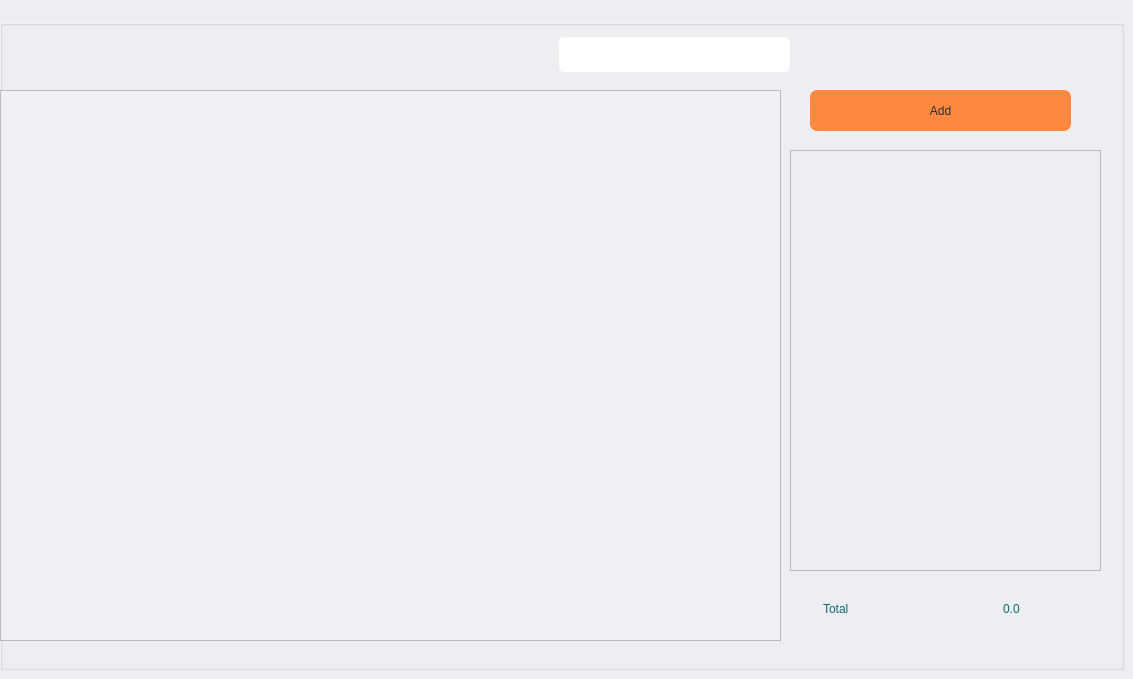
   <widget class="QWidget" name="Items_QW">
    <property name="palette">
     <palette>
      <active>
       <colorrole role="Button">
        <brush brushstyle="SolidPattern">
         <color alpha="255">
          <red>255</red>
          <green>255</green>
          <blue>255</blue>
         </color>
        </brush>
       </colorrole>
       <colorrole role="Base">
        <brush brushstyle="SolidPattern">
         <color alpha="255">
          <red>255</red>
          <green>255</green>
          <blue>255</blue>
         </color>
        </brush>
       </colorrole>
       <colorrole role="Window">
        <brush brushstyle="SolidPattern">
         <color alpha="255">
          <red>238</red>
          <green>238</green>
          <blue>241</blue>
         </color>
        </brush>
       </colorrole>
      </active>
      <inactive>
       <colorrole role="Button">
        <brush brushstyle="SolidPattern">
         <color alpha="255">
          <red>255</red>
          <green>255</green>
          <blue>255</blue>
         </color>
        </brush>
       </colorrole>
       <colorrole role="Base">
        <brush brushstyle="SolidPattern">
         <color alpha="255">
          <red>255</red>
          <green>255</green>
          <blue>255</blue>
         </color>
        </brush>
       </colorrole>
       <colorrole role="Window">
        <brush brushstyle="SolidPattern">
         <color alpha="255">
          <red>238</red>
          <green>238</green>
          <blue>241</blue>
         </color>
        </brush>
       </colorrole>
      </inactive>
      <disabled>
       <colorrole role="Button">
        <brush brushstyle="SolidPattern">
         <color alpha="255">
          <red>255</red>
          <green>255</green>
          <blue>255</blue>
         </color>
        </brush>
       </colorrole>
       <colorrole role="Base">
        <brush brushstyle="SolidPattern">
         <color alpha="255">
          <red>238</red>
          <green>238</green>
          <blue>241</blue>
         </color>
        </brush>
       </colorrole>
       <colorrole role="Window">
        <brush brushstyle="SolidPattern">
         <color alpha="255">
          <red>238</red>
          <green>238</green>
          <blue>241</blue>
         </color>
        </brush>
       </colorrole>
      </disabled>
     </palette>
    </property>
    <widget class="QGroupBox" name="groupBox_2">
     <property name="geometry">
      <rect>
       <x>0</x>
       <y>20</y>
       <width>1124</width>
       <height>650</height>
      </rect>
     </property>
     <property name="styleSheet">
      <string notr="true">background: rgb(241, 241, 244);</string>
     </property>
     <property name="title">
      <string/>
     </property>
     <widget class="QWidget" name="gridLayoutWidget_2">
      <property name="geometry">
       <rect>
        <x>0</x>
        <y>70</y>
        <width>781</width>
        <height>551</height>
       </rect>
      </property>
      <layout class="QGridLayout" name="gridLayout_2">
       <item row="0" column="0" colspan="2">
        <widget class="QScrollArea" name="scrollArea_2">
         <property name="styleSheet">
          <string notr="true">QScrollArea {
    background-color: transparent;
    border: none;
    padding: 0px;
}

QScrollArea &gt; QWidget &gt; QWidget {
    background-color: transparent;
    border: none;
}

QScrollArea &gt; QWidget &gt; QScrollBar:vertical {
    background: rgb(223, 229, 229); 
    width: 4px;
    padding-bottom: 5px;
    padding-top: 5px;
}

QScrollArea &gt; QWidget &gt; QScrollBar::handle:vertical {
    background:  rgb(255, 137, 64);
    min-height: 3px;
    border-radius: 2px;
}

QScrollArea &gt; QWidget &gt; QScrollBar::add-line:vertical {
    background: rgb(223, 229, 229);
}

QScrollArea &gt; QWidget &gt; QScrollBar::sub-line:vertical {
    background: rgb(223, 229, 229);
}

QScrollArea &gt; QWidget &gt; QScrollBar::add-page:vertical, QScrollArea &gt; QWidget &gt; QScrollBar::sub-page:vertical {
    background: rgb(223, 229, 229);
}

QMenu {
    border: 1px solid white;
    border-radius: 5px;
    background-color: rgb(6, 106, 110);
    padding: 7px;
    color: white;
}

QMenu::item {
    padding: 4px;
}

QMenu::item:hover {
    border: none;
    outline: none;
}

QMenu::item:selected {
    background-color: rgb(255, 137, 64);
    border-radius: 5px;
    color: rgb(31, 48, 58);
}

QMenu::separator {
    height: 1px;
    background-color: white;
}</string>
         </property>
         <property name="widgetResizable">
          <bool>true</bool>
         </property>
         <widget class="QWidget" name="scrollAreaWidgetContents_2">
          <property name="geometry">
           <rect>
            <x>0</x>
            <y>0</y>
            <width>779</width>
            <height>549</height>
           </rect>
          </property>
         </widget>
        </widget>
       </item>
      </layout>
     </widget>
     <widget class="QLabel" name="Total_L">
      <property name="geometry">
       <rect>
        <x>820</x>
        <y>570</y>
        <width>91</width>
        <height>41</height>
       </rect>
      </property>
      <property name="styleSheet">
       <string notr="true">color: rgb(6, 106, 110);
font: 700 13pt &quot;Segoe UI&quot;;
background: none;
padding-bottom: 3px;</string>
      </property>
      <property name="text">
       <string>Total</string>
      </property>
     </widget>
     <widget class="QWidget" name="verticalLayoutWidget">
      <property name="geometry">
       <rect>
        <x>790</x>
        <y>130</y>
        <width>311</width>
        <height>421</height>
       </rect>
      </property>
      <layout class="QVBoxLayout" name="verticalLayout">
       <property name="spacing">
        <number>1</number>
       </property>
       <item>
        <widget class="QScrollArea" name="scrollArea_3">
         <property name="palette">
          <palette>
           <active>
            <colorrole role="Button">
             <brush brushstyle="SolidPattern">
              <color alpha="255">
               <red>238</red>
               <green>238</green>
               <blue>241</blue>
              </color>
             </brush>
            </colorrole>
            <colorrole role="Base">
             <brush brushstyle="SolidPattern">
              <color alpha="255">
               <red>238</red>
               <green>238</green>
               <blue>241</blue>
              </color>
             </brush>
            </colorrole>
            <colorrole role="Window">
             <brush brushstyle="SolidPattern">
              <color alpha="255">
               <red>238</red>
               <green>238</green>
               <blue>241</blue>
              </color>
             </brush>
            </colorrole>
           </active>
           <inactive>
            <colorrole role="Button">
             <brush brushstyle="SolidPattern">
              <color alpha="255">
               <red>238</red>
               <green>238</green>
               <blue>241</blue>
              </color>
             </brush>
            </colorrole>
            <colorrole role="Base">
             <brush brushstyle="SolidPattern">
              <color alpha="255">
               <red>238</red>
               <green>238</green>
               <blue>241</blue>
              </color>
             </brush>
            </colorrole>
            <colorrole role="Window">
             <brush brushstyle="SolidPattern">
              <color alpha="255">
               <red>238</red>
               <green>238</green>
               <blue>241</blue>
              </color>
             </brush>
            </colorrole>
           </inactive>
           <disabled>
            <colorrole role="Button">
             <brush brushstyle="SolidPattern">
              <color alpha="255">
               <red>238</red>
               <green>238</green>
               <blue>241</blue>
              </color>
             </brush>
            </colorrole>
            <colorrole role="Base">
             <brush brushstyle="SolidPattern">
              <color alpha="255">
               <red>238</red>
               <green>238</green>
               <blue>241</blue>
              </color>
             </brush>
            </colorrole>
            <colorrole role="Window">
             <brush brushstyle="SolidPattern">
              <color alpha="255">
               <red>238</red>
               <green>238</green>
               <blue>241</blue>
              </color>
             </brush>
            </colorrole>
           </disabled>
          </palette>
         </property>
         <property name="styleSheet">
          <string notr="true">background: rgb(238, 238, 241);</string>
         </property>
         <property name="widgetResizable">
          <bool>true</bool>
         </property>
         <widget class="QWidget" name="scrollAreaWidgetContents_3">
          <property name="geometry">
           <rect>
            <x>0</x>
            <y>0</y>
            <width>309</width>
            <height>419</height>
           </rect>
          </property>
         </widget>
        </widget>
       </item>
      </layout>
     </widget>
     <widget class="QLabel" name="Searchlogo_L_2">
      <property name="geometry">
       <rect>
        <x>760</x>
        <y>22</y>
        <width>25</width>
        <height>25</height>
       </rect>
      </property>
      <property name="styleSheet">
       <string notr="true">background: none;</string>
      </property>
      <property name="text">
       <string/>
      </property>
      <property name="pixmap">
       <pixmap resource="../data/mainresources.qrc">:/icons/images/icons/search.png</pixmap>
      </property>
      <property name="scaledContents">
       <bool>true</bool>
      </property>
     </widget>
     <widget class="QLineEdit" name="Search_LE_2">
      <property name="geometry">
       <rect>
        <x>559</x>
        <y>17</y>
        <width>231</width>
        <height>35</height>
       </rect>
      </property>
      <property name="styleSheet">
       <string notr="true">QLineEdit {
	background-color: white;
	color: rgb(31, 48, 58);
	border-radius: 5px;
	border-color: rgb(188, 193, 193);
	padding-left: 5px;
	padding-right: 30px;
}

QLineEdit:focus {
    border-color: rgb(52, 81, 98);
}</string>
      </property>
      <property name="text">
       <string/>
      </property>
     </widget>
     <widget class="QPushButton" name="Additems_PB">
      <property name="geometry">
       <rect>
        <x>810</x>
        <y>70</y>
        <width>261</width>
        <height>41</height>
       </rect>
      </property>
      <property name="palette">
       <palette>
        <active>
         <colorrole role="WindowText">
          <brush brushstyle="SolidPattern">
           <color alpha="255">
            <red>31</red>
            <green>48</green>
            <blue>58</blue>
           </color>
          </brush>
         </colorrole>
         <colorrole role="Button">
          <brush brushstyle="SolidPattern">
           <color alpha="255">
            <red>255</red>
            <green>137</green>
            <blue>64</blue>
           </color>
          </brush>
         </colorrole>
         <colorrole role="Text">
          <brush brushstyle="SolidPattern">
           <color alpha="255">
            <red>31</red>
            <green>48</green>
            <blue>58</blue>
           </color>
          </brush>
         </colorrole>
         <colorrole role="ButtonText">
          <brush brushstyle="SolidPattern">
           <color alpha="255">
            <red>15</red>
            <green>24</green>
            <blue>29</blue>
           </color>
          </brush>
         </colorrole>
         <colorrole role="Base">
          <brush brushstyle="SolidPattern">
           <color alpha="255">
            <red>255</red>
            <green>137</green>
            <blue>64</blue>
           </color>
          </brush>
         </colorrole>
         <colorrole role="Window">
          <brush brushstyle="SolidPattern">
           <color alpha="255">
            <red>255</red>
            <green>137</green>
            <blue>64</blue>
           </color>
          </brush>
         </colorrole>
         <colorrole role="PlaceholderText">
          <brush brushstyle="SolidPattern">
           <color alpha="128">
            <red>31</red>
            <green>48</green>
            <blue>58</blue>
           </color>
          </brush>
         </colorrole>
        </active>
        <inactive>
         <colorrole role="WindowText">
          <brush brushstyle="SolidPattern">
           <color alpha="255">
            <red>31</red>
            <green>48</green>
            <blue>58</blue>
           </color>
          </brush>
         </colorrole>
         <colorrole role="Button">
          <brush brushstyle="SolidPattern">
           <color alpha="255">
            <red>255</red>
            <green>137</green>
            <blue>64</blue>
           </color>
          </brush>
         </colorrole>
         <colorrole role="Text">
          <brush brushstyle="SolidPattern">
           <color alpha="255">
            <red>31</red>
            <green>48</green>
            <blue>58</blue>
           </color>
          </brush>
         </colorrole>
         <colorrole role="ButtonText">
          <brush brushstyle="SolidPattern">
           <color alpha="255">
            <red>15</red>
            <green>24</green>
            <blue>29</blue>
           </color>
          </brush>
         </colorrole>
         <colorrole role="Base">
          <brush brushstyle="SolidPattern">
           <color alpha="255">
            <red>255</red>
            <green>137</green>
            <blue>64</blue>
           </color>
          </brush>
         </colorrole>
         <colorrole role="Window">
          <brush brushstyle="SolidPattern">
           <color alpha="255">
            <red>255</red>
            <green>137</green>
            <blue>64</blue>
           </color>
          </brush>
         </colorrole>
         <colorrole role="PlaceholderText">
          <brush brushstyle="SolidPattern">
           <color alpha="128">
            <red>31</red>
            <green>48</green>
            <blue>58</blue>
           </color>
          </brush>
         </colorrole>
        </inactive>
        <disabled>
         <colorrole role="WindowText">
          <brush brushstyle="SolidPattern">
           <color alpha="255">
            <red>31</red>
            <green>48</green>
            <blue>58</blue>
           </color>
          </brush>
         </colorrole>
         <colorrole role="Button">
          <brush brushstyle="SolidPattern">
           <color alpha="255">
            <red>255</red>
            <green>137</green>
            <blue>64</blue>
           </color>
          </brush>
         </colorrole>
         <colorrole role="Text">
          <brush brushstyle="SolidPattern">
           <color alpha="255">
            <red>31</red>
            <green>48</green>
            <blue>58</blue>
           </color>
          </brush>
         </colorrole>
         <colorrole role="ButtonText">
          <brush brushstyle="SolidPattern">
           <color alpha="255">
            <red>31</red>
            <green>48</green>
            <blue>58</blue>
           </color>
          </brush>
         </colorrole>
         <colorrole role="Base">
          <brush brushstyle="SolidPattern">
           <color alpha="255">
            <red>255</red>
            <green>137</green>
            <blue>64</blue>
           </color>
          </brush>
         </colorrole>
         <colorrole role="Window">
          <brush brushstyle="SolidPattern">
           <color alpha="255">
            <red>255</red>
            <green>137</green>
            <blue>64</blue>
           </color>
          </brush>
         </colorrole>
         <colorrole role="PlaceholderText">
          <brush brushstyle="SolidPattern">
           <color alpha="128">
            <red>31</red>
            <green>48</green>
            <blue>58</blue>
           </color>
          </brush>
         </colorrole>
        </disabled>
       </palette>
      </property>
      <property name="styleSheet">
       <string notr="true">QPushButton {
    background-color: rgb(255, 137, 64);
    border: none;
    border-radius: 7px;
	color: rgb(31, 48, 58);
	font: 600 13pt &quot;Segoe UI&quot;;
}
QPushButton:hover {
    background-color: rgb(255, 215, 147);
}
QPushButton::pressed {
    background-color: rgb(255, 85, 0);
}</string>
      </property>
      <property name="text">
       <string>Add</string>
      </property>
     </widget>
     <widget class="QLabel" name="Total_L_2">
      <property name="geometry">
       <rect>
        <x>1000</x>
        <y>570</y>
        <width>81</width>
        <height>41</height>
       </rect>
      </property>
      <property name="styleSheet">
       <string notr="true">color: rgb(6, 106, 110);
font: 700 13pt &quot;Segoe UI&quot;;
background: none;
padding-bottom: 3px;</string>
      </property>
      <property name="text">
       <string>0.0</string>
      </property>
     </widget>
     <zorder>gridLayoutWidget_2</zorder>
     <zorder>Total_L</zorder>
     <zorder>verticalLayoutWidget</zorder>
     <zorder>Additems_PB</zorder>
     <zorder>Total_L_2</zorder>
     <zorder>Search_LE_2</zorder>
     <zorder>Searchlogo_L_2</zorder>
    </widget>
   </widget>
